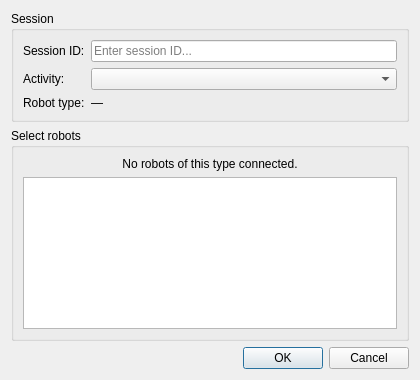
<?xml version="1.0" encoding="UTF-8"?>
<ui version="4.0">
 <class>SessionSetupDialog</class>
 <widget class="QDialog" name="SessionSetupDialog">
  <property name="geometry">
   <rect><x>0</x><y>0</y><width>420</width><height>380</height></rect>
  </property>
  <property name="windowTitle"><string>New Session</string></property>
  <layout class="QVBoxLayout" name="verticalLayout">
   <item>
    <widget class="QGroupBox" name="config_group">
     <property name="title"><string>Session</string></property>
     <layout class="QFormLayout" name="formLayout">
      <item row="0" column="0">
       <widget class="QLabel" name="label_session_id">
        <property name="text"><string>Session ID:</string></property>
       </widget>
      </item>
      <item row="0" column="1">
       <widget class="QLineEdit" name="session_id_input">
        <property name="placeholderText"><string>Enter session ID...</string></property>
       </widget>
      </item>
      <item row="1" column="0">
       <widget class="QLabel" name="label_activity">
        <property name="text"><string>Activity:</string></property>
       </widget>
      </item>
      <item row="1" column="1">
       <widget class="QComboBox" name="activity_combo"/>
      </item>
      <item row="2" column="0">
       <widget class="QLabel" name="label_robot_type">
        <property name="text"><string>Robot type:</string></property>
       </widget>
      </item>
      <item row="2" column="1">
       <widget class="QLabel" name="robot_type_label">
        <property name="text"><string>—</string></property>
       </widget>
      </item>
     </layout>
    </widget>
   </item>
   <item>
    <widget class="QGroupBox" name="robots_group">
     <property name="title"><string>Select robots</string></property>
     <layout class="QVBoxLayout" name="robots_layout">
      <item>
       <widget class="QLabel" name="no_robots_label">
        <property name="text"><string>No robots of this type connected.</string></property>
        <property name="alignment"><set>Qt::AlignCenter</set></property>
       </widget>
      </item>
      <item>
       <widget class="QListWidget" name="robots_list">
        <property name="visible"><bool>false</bool></property>
        <property name="selectionMode">
         <enum>QAbstractItemView::SelectionMode::MultiSelection</enum>
        </property>
       </widget>
      </item>
     </layout>
    </widget>
   </item>
   <item>
    <widget class="QDialogButtonBox" name="button_box">
     <property name="standardButtons">
      <set>QDialogButtonBox::StandardButton::Cancel|QDialogButtonBox::StandardButton::Ok</set>
     </property>
    </widget>
   </item>
  </layout>
 </widget>
 <resources/>
 <connections/>
</ui>
